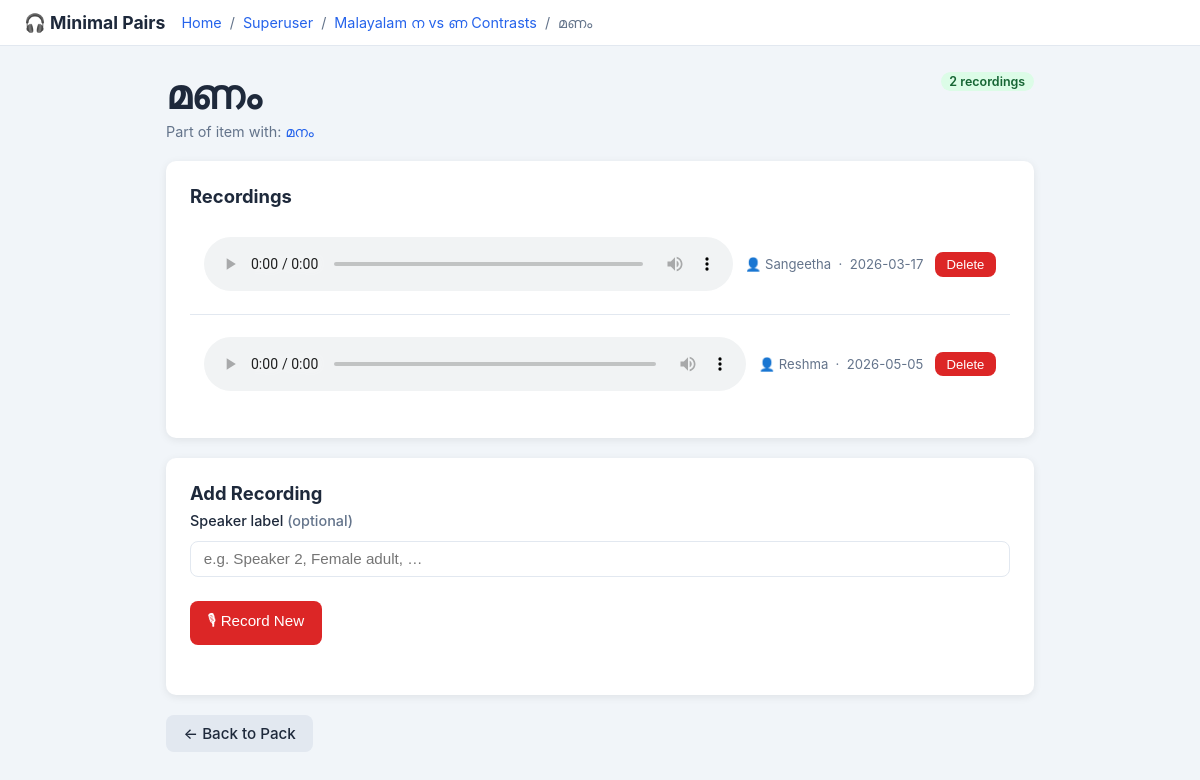
The app's page /superuser/word/41 with its own data.
### tables this page shows
CREATE TABLE pack (
            id INTEGER PRIMARY KEY AUTOINCREMENT,
            name TEXT NOT NULL UNIQUE,
            description TEXT,
            published INTEGER NOT NULL DEFAULT 0,
            created_at TEXT NOT NULL DEFAULT (datetime('now'))
        );

CREATE TABLE word (
            id INTEGER PRIMARY KEY AUTOINCREMENT,
            item_id INTEGER NOT NULL REFERENCES item(id) ON DELETE CASCADE,
            label TEXT NOT NULL,
            word_type TEXT NOT NULL DEFAULT 'real'
        );

CREATE TABLE recording (
            id INTEGER PRIMARY KEY AUTOINCREMENT,
            word_id INTEGER NOT NULL REFERENCES word(id) ON DELETE CASCADE,
            file_path TEXT NOT NULL,
            speaker_label TEXT,
            session_id TEXT,
            created_at TEXT NOT NULL DEFAULT (datetime('now'))
        );

### app.py (the view)
@app.route('/superuser/word/<int:word_id>')
def su_word(word_id):
    db = get_db()
    word = db.execute('''
        SELECT w.*, i.pack_id, i.id as item_id FROM word w
        JOIN item i ON i.id = w.item_id
        WHERE w.id = ?
    ''', (word_id,)).fetchone()
    if not word:
        db.close()
        return 'Not found', 404
    recordings = db.execute(
        'SELECT * FROM recording WHERE word_id = ? ORDER BY created_at', (word_id,)
    ).fetchall()
    pack = db.execute('SELECT * FROM pack WHERE id = ?', (word['pack_id'],)).fetchone()
    siblings = db.execute(
        'SELECT id, label FROM word WHERE item_id = ? ORDER BY id', (word['item_id'],)
    ).fetchall()
    db.close()
    return render_template('superuser/word.html',
                           word=word, recordings=recordings,
                           pack=pack, siblings=siblings)

### database.py (called while the page is built)
def get_db():
    conn = sqlite3.connect(DB_PATH)
    conn.row_factory = sqlite3.Row
    conn.execute("PRAGMA foreign_keys = ON")
    return conn

### templates/superuser/word.html (shortened to what this page needs)
{% extends "base.html" %}
{% block nav %}
<nav class="breadcrumb">
  <a href="/">Home</a>
  <span class="sep"></span>
  <a href="/superuser/">Superuser</a>
  <span class="sep"></span>
  <a href="/superuser/pack/{{ pack.id }}">{{ pack.name }}</a>
  <span class="sep"></span>
  {{ word.label }}
</nav>
{% endblock %}
{% block content %}
<div class="pack-header">
  <div>
    <div class="pack-title" style="font-size:2.5rem;">{{ word.label }}</div>
    <div class="text-muted" style="font-size:.9rem; margin-top:.25rem;">
      Part of item with:
      {% for s in siblings %}
        {% if s.id != word.id %}
          <a href="/superuser/word/{{ s.id }}">{{ s.label }}</a>{% if not loop.last %}, {% endif %}
        {% endif %}
      {% endfor %}
    </div>
  </div>
  <div>
    <span id="rec-count-badge"
          data-count="{{ recordings|length }}"
          class="badge {{ 'badge-green' if recordings else 'badge-red' }}">
      {{ recordings|length }} recording{{ 's' if recordings|length != 1 }}
    </span>
  </div>
</div>
<div class="card">
  <h2 class="mb-1">Recordings</h2>
  {% if recordings %}
    <ul class="rec-list" id="rec-list">
      {% for rec in recordings %}
      <li class="rec-item" data-rec-id="{{ rec.id }}">
        <audio controls src="{{ url_for('static', filename='audio/' + rec.file_path.split('/')[-1]) }}"
               class="preview-audio" style="flex:1; min-width:0;"></audio>
        <span class="rec-meta">
          {% if rec.speaker_label %}
            👤 {{ rec.speaker_label }}
          {% else %}
            <em>No speaker label</em>
          {% endif %}
          &nbsp;·&nbsp; {{ rec.created_at[:10] }}
        </span>
        <form method="POST" action="/superuser/recording/{{ rec.id }}/delete" style="margin-left:auto;">
          <button type="submit" class="btn btn-danger btn-sm"
                  onclick="return confirm('Delete this recording?')">Delete</button>
        </form>
      </li>
      {% endfor %}
    </ul>
  {% else %}
    <ul class="rec-list" id="rec-list"></ul>
    <p class="text-muted" style="padding:.5rem 0;">No recordings yet.</p>
  {% endif %}
</div>
<div class="card">
  <h2 class="mb-1">Add Recording</h2>
  <label for="inline-speaker-label">Speaker label <span class="text-muted">(optional)</span></label>
  <input id="inline-speaker-label" type="text" class="speaker-input"
         placeholder="e.g. Speaker 2, Female adult, …">
  <div class="flex-row mt-1">
    <button id="inline-rec-btn" class="btn btn-danger">🎙 Record New</button>
  </div>
  <div id="inline-status" class="text-muted mt-1" style="min-height:1.3em; font-size:.9rem;"></div>
</div>
<div class="mt-2">
  <a href="/superuser/pack/{{ pack.id }}" class="btn btn-grey">← Back to Pack</a>
</div>
{% endblock %}

### static/css/style.css (style rules this page uses)
*, *::before, *::after { box-sizing: border-box; margin: 0; padding: 0; }
:root { --blue: #2563eb; --blue-dark: #1d4ed8; --green: #16a34a; --red: #dc2626; --amber: #d97706; --grey: #64748b; --grey-light:#e2e8f0; --bg: #f1f5f9; --surface: #ffffff; --text: #1e293b; --text-muted:#64748b; --radius: 10px; --shadow: 0 2px 8px rgba(0,0,0,.08); }
body { font-family: -apple-system, BlinkMacSystemFont, 'Segoe UI', sans-serif; background: var(--bg); color: var(--text); min-height: 100vh; }
a { color: var(--blue); text-decoration: none; }
.breadcrumb { display: flex; align-items: center; gap: .4rem; font-size: .9rem; color: var(--text-muted); flex-wrap: wrap; }
.breadcrumb a { color: var(--blue); }
.breadcrumb .sep::before { content: '/'; margin: 0 .1rem; }
.card { background: var(--surface); border-radius: var(--radius); box-shadow: var(--shadow); padding: 1.5rem; margin-bottom: 1.25rem; }
.btn { display: inline-flex; align-items: center; gap: .4rem; padding: .55rem 1.1rem; border-radius: 8px; border: none; cursor: pointer; font-size: .95rem; font-weight: 500; transition: opacity .15s, transform .1s; text-decoration: none; }
.btn-danger { background: var(--red); color: #fff; }
.btn-grey { background: var(--grey-light); color: var(--text); }
.btn-sm { padding: .3rem .7rem; font-size: .82rem; }
.badge { display: inline-block; padding: .15rem .55rem; border-radius: 999px; font-size: .78rem; font-weight: 600; }
.badge-green { background: #dcfce7; color: #166534; }
.pack-header { display: flex; align-items: flex-start; justify-content: space-between; gap: 1rem; margin-bottom: 1.25rem; flex-wrap: wrap; }
.pack-title { font-size: 1.4rem; font-weight: 700; }
.preview-audio { width: 100%; margin: .75rem 0; }
.speaker-input { width: 100%; padding: .55rem .8rem; border: 1.5px solid var(--grey-light); border-radius: 8px; font-size: .95rem; margin: .5rem 0 1rem; }
.rec-list { list-style: none; }
.rec-item { display: flex; align-items: center; gap: .75rem; padding: .65rem .9rem; border-bottom: 1px solid var(--grey-light); flex-wrap: wrap; }
.rec-item:last-child { border-bottom: none; }
.rec-meta { font-size: .82rem; color: var(--text-muted); }
.flex-row { display: flex; gap: .75rem; align-items: center; flex-wrap: wrap; }
.mt-1 { margin-top: .5rem; }
.mt-2 { margin-top: 1rem; }
.mb-1 { margin-bottom: .5rem; }
.text-muted { color: var(--text-muted); font-size: .9rem; }
label { font-size: .9rem; font-weight: 500; display: block; margin-bottom: .25rem; }
h2 { font-size: 1.15rem; margin-bottom: .2rem; }

### records on screen
pack: name "Malayalam ന vs ണ Contrasts"
word: label "മണം"
word: label "മനം"
recording: speaker_label "Sangeetha", created_at "2026-03-17"
recording: speaker_label "Reshma", created_at "2026-05-05"

### other values on screen
{{ recordings|length }} "2"
{{ 's' if recordings|length != 1 }} "s"
